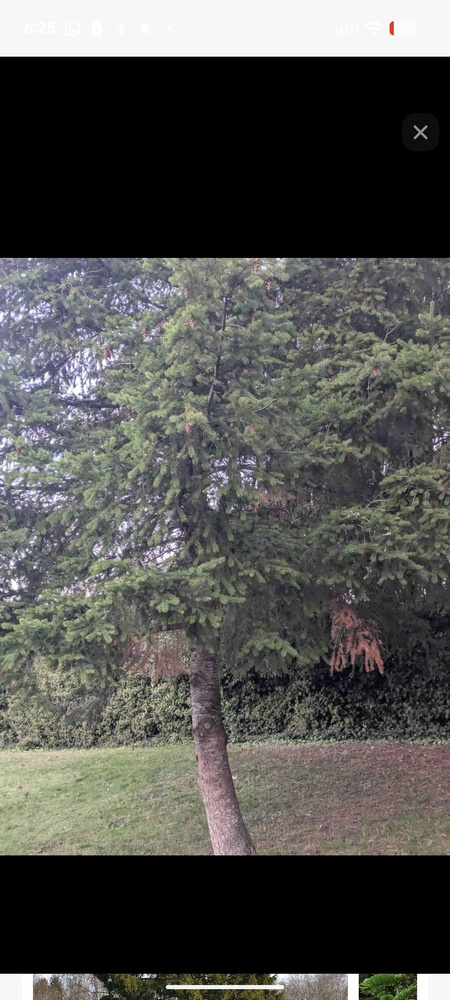
#> input picture 2025-26 Data Links/10-21-2025/Norway Spruce photos/Norway Spruce.jfif, 450 x 1000 px, shrunk from 1080 x 2400 before the run, found by its file name
$ python brightness.py
#> lines starting #> are read from the running program, lines starting #| are printed output that depends on the picture
import cv2
import numpy as np

# --- Use your exact image path ---
image_path = r"C:\Users\timishg\Documents\Github\VitalArbor\2025-26 Data Links\10-21-2025\Norway Spruce photos\Norway Spruce.jfif"

# --- Load image ---
image = cv2.imread(image_path)
#> image is the input picture: shape (1000, 450, 3); mean B, G, R 78.8, 81.9, 81.8
if image is None:
    raise FileNotFoundError(f"Image not found at path: {image_path}")

# --- Convert to HSV color space ---
hsv = cv2.cvtColor(image, cv2.COLOR_BGR2HSV)
#> hsv: shape (1000, 450, 3); mean H, S, V 45.9, 22, 85.1
gray = cv2.imread(image_path, cv2.IMREAD_GRAYSCALE)
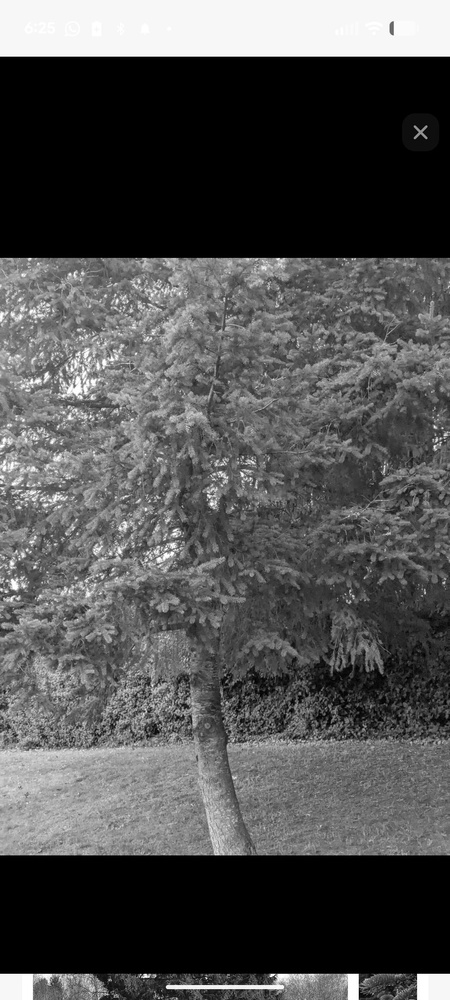
#> gray: shape (1000, 450); min 0, max 255, mean 81.5

# --- Extract the V (brightness) channel ---
v_channel = hsv[:, :, 2]  # Value channel represents brightness
pixel_value = gray[50, 100]
#> pixel_value = 247
print(f"Pixel (50,100) brightness: {pixel_value}")
#| Pixel (50,100) brightness: 247

# --- Compute average brightness ---
average_brightness_hsv = np.mean(v_channel)
#> average_brightness_hsv = 85.11
average_brightness_gray = np.mean(gray)
#> average_brightness_gray = 81.52
average_brightness = (average_brightness_hsv + average_brightness_gray)/2
#> average_brightness = 83.31

def get_Brightness(image_path, use_hsv_and_gray, use_hsv, use_gray):
    gray = cv2.imread(image_path, cv2.IMREAD_GRAYSCALE)
    if use_hsv_and_gray:
        use_hsv = False
        use_gray = False
        average_brightness_hsv = np.mean(v_channel)
        average_brightness_gray = np.mean(gray)
        average_brightness = (average_brightness_hsv + average_brightness_gray)/2
    elif use_hsv:
        use_hsv_and_gray = False
        use_gray = False
        average_brightness_hsv = np.mean(v_channel)
        average_brightness = average_brightness_hsv
    elif use_gray:
        use_hsv = False
        use_hsv_and_gray = False
        average_brightness_gray = np.mean(gray)
        average_brighness = average_brightness_gray
    return average_brighness
